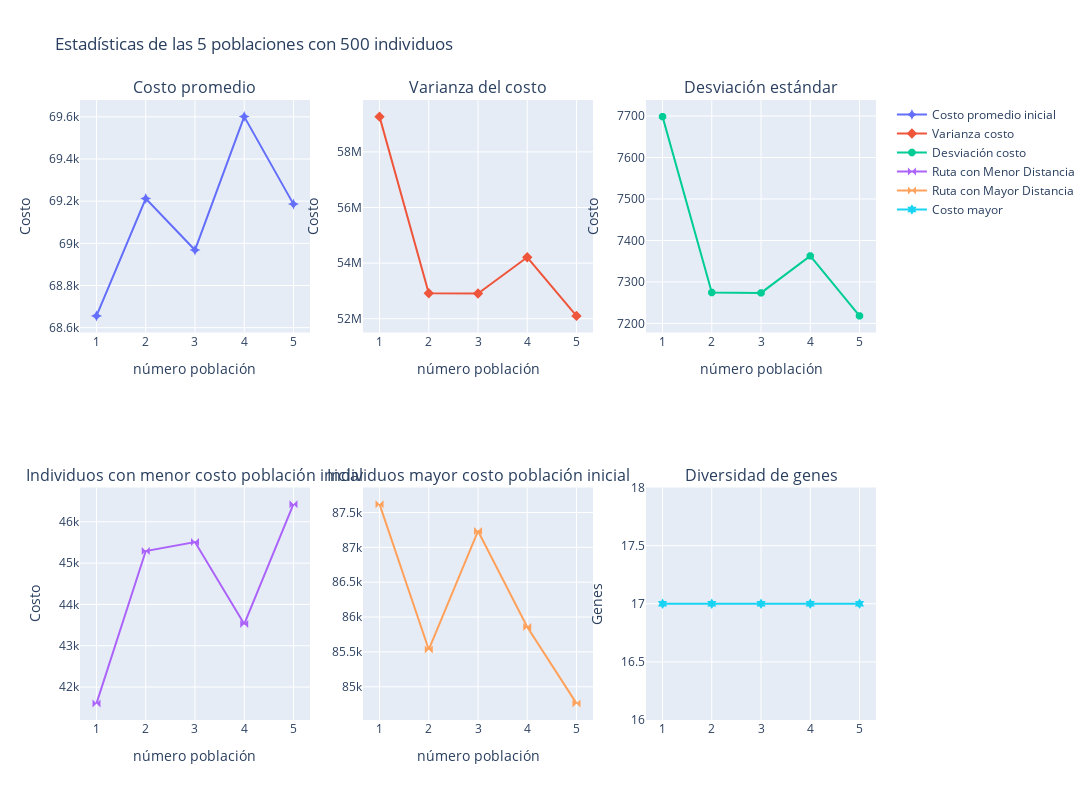

The notebook cell saved with this chart:
### Code cell
POB_FILE = "files\\act_2\\poblaciones\\pob_5_500.pkl"
pobs = get_poblaciones_iniciales(n=5,tam_pob=500)
intial_stats(pobs,f"Estadísticas de las {5} poblaciones con {500} individuos")

### Figure 1 — Plotly figure (JSON) as saved in the notebook; plotly's stock layout.template omitted (floating-point values rounded to 4 significant figures)
{"data": [{"marker": {"size": 8, "symbol": "star-diamond"}, "mode": "markers+lines", "name": "Costo promedio inicial", "type": "scatter", "x": [1, 2, 3, 4, 5], "xaxis": "x", "y": [68660.0, 69210.0, 68970.0, 69600.0, 69190.0], "yaxis": "y"}, {"marker": {"size": 8, "symbol": "diamond-x"}, "mode": "markers+lines", "name": "Varianza costo", "type": "scatter", "x": [1, 2, 3, 4, 5], "xaxis": "x2", "y": [59270000.0, 52920000.0, 52900000.0, 54210000.0, 52101164], "yaxis": "y2"}, {"marker": {"size": 8, "symbol": "octagon"}, "mode": "markers+lines", "name": "Desviación costo", "type": "scatter", "x": [1, 2, 3, 4, 5], "xaxis": "x3", "y": [7699.0, 7274.0, 7273.0, 7363.0, 7218.0], "yaxis": "y3"}, {"marker": {"size": 8, "symbol": "bowtie"}, "mode": "markers+lines", "name": "Ruta con Menor Distancia", "type": "scatter", "x": [1, 2, 3, 4, 5], "xaxis": "x4", "y": [41610.0, 45290.0, 45510.0, 43520.0, 46430.0], "yaxis": "y4"}, {"marker": {"size": 8, "symbol": "bowtie"}, "mode": "markers+lines", "name": "Ruta con Mayor Distancia", "type": "scatter", "x": [1, 2, 3, 4, 5], "xaxis": "x5", "y": [87620.0, 85530.0, 87230.0, 85860.0, 84760.0], "yaxis": "y5"}, {"marker": {"size": 8, "symbol": "hexagram"}, "mode": "markers+lines", "name": "Costo mayor", "type": "scatter", "x": [1, 2, 3, 4, 5], "xaxis": "x6", "y": [17, 17, 17, 17, 17], "yaxis": "y6"}], "layout": {"annotations": [{"font": {"size": 16}, "showarrow": false, "text": "Costo promedio", "x": 0.1444, "xanchor": "center", "xref": "paper", "y": 1, "yanchor": "bottom", "yref": "paper"}, {"font": {"size": 16}, "showarrow": false, "text": "Varianza del costo", "x": 0.5, "xanchor": "center", "xref": "paper", "y": 1, "yanchor": "bottom", "yref": "paper"}, {"font": {"size": 16}, "showarrow": false, "text": "Desviación estándar", "x": 0.8556, "xanchor": "center", "xref": "paper", "y": 1, "yanchor": "bottom", "yref": "paper"}, {"font": {"size": 16}, "showarrow": false, "text": "Individuos con menor costo población inicial", "x": 0.1444, "xanchor": "center", "xref": "paper", "y": 0.375, "yanchor": "bottom", "yref": "paper"}, {"font": {"size": 16}, "showarrow": false, "text": "Individuos mayor costo población inicial", "x": 0.5, "xanchor": "center", "xref": "paper", "y": 0.375, "yanchor": "bottom", "yref": "paper"}, {"font": {"size": 16}, "showarrow": false, "text": "Diversidad de genes", "x": 0.8556, "xanchor": "center", "xref": "paper", "y": 0.375, "yanchor": "bottom", "yref": "paper"}], "height": 800, "title": {"text": "Estadísticas de las 5 poblaciones con 500 individuos"}, "width": 1600, "xaxis": {"anchor": "y", "domain": [0, 0.2889], "title": {"text": "número población"}}, "xaxis2": {"anchor": "y2", "domain": [0.3556, 0.6444], "title": {"text": "número población"}}, "xaxis3": {"anchor": "y3", "domain": [0.7111, 1], "title": {"text": "número población"}}, "xaxis4": {"anchor": "y4", "domain": [0, 0.2889], "title": {"text": "número población"}}, "xaxis5": {"anchor": "y5", "domain": [0.3556, 0.6444], "title": {"text": "número población"}}, "xaxis6": {"anchor": "y6", "domain": [0.7111, 1]}, "yaxis": {"anchor": "x", "domain": [0.625, 1], "title": {"text": "Costo"}}, "yaxis2": {"anchor": "x2", "domain": [0.625, 1], "title": {"text": "Costo"}}, "yaxis3": {"anchor": "x3", "domain": [0.625, 1], "title": {"text": "Costo"}}, "yaxis4": {"anchor": "x4", "domain": [0, 0.375], "title": {"text": "Costo"}}, "yaxis5": {"anchor": "x5", "domain": [0, 0.375]}, "yaxis6": {"anchor": "x6", "domain": [0, 0.375], "title": {"text": "Genes"}}}}
